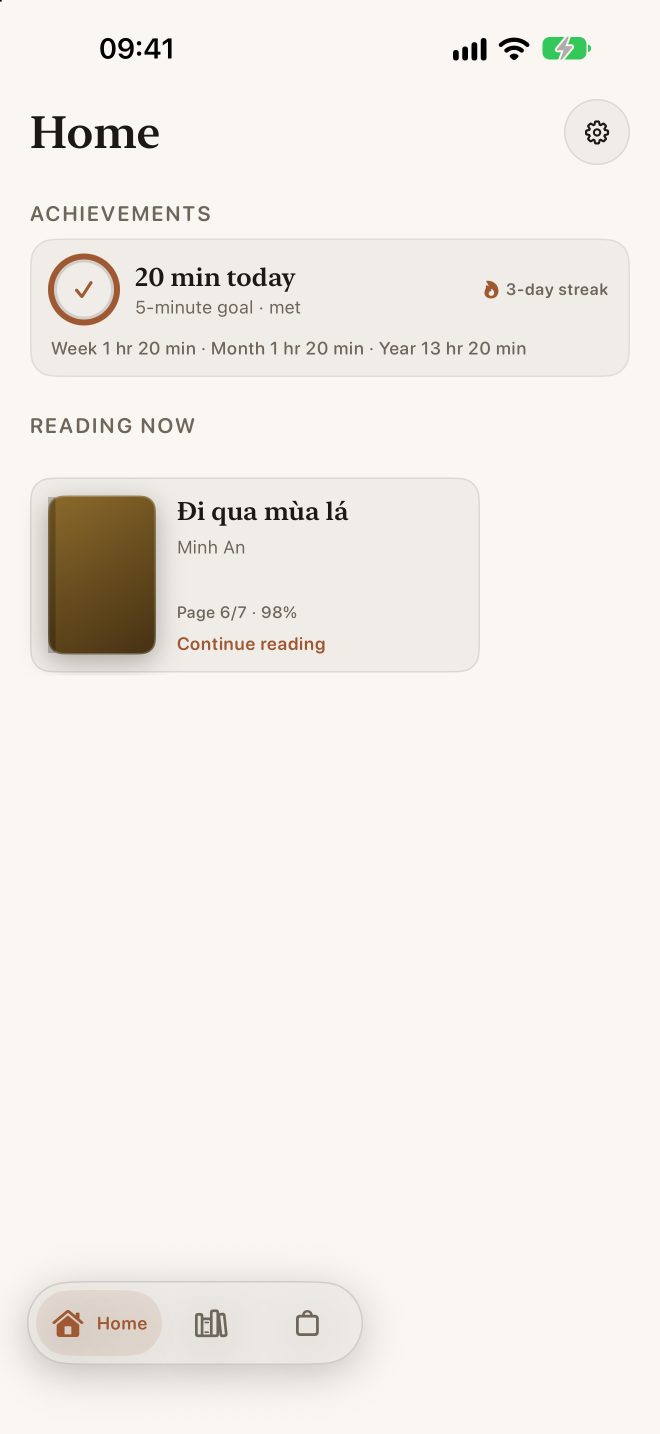
#> input picture stores/app-store/raw/en-1-home.png, 1320 x 2868 px, given in place of vi-1-home.png, which was not available (shown at 1/2 size)
$ python creative.py
#> lines starting #> are read from the running program, lines starting #| are printed output that depends on the picture; after the words box and inside, x2 and y2 are one past the last pixel; in counts of white or black regions, pixels touching at a corner belong together
"""App Store creative assets (iOS 27+, optional): product page Header 21:9 and Search Results 3:2.
Paper background, one short phrase, real app screens from raw/. No logo, price or URL (Apple's rules).
Run from stores/app-store:  uv run --with pillow python3 creative.py   → creative/{vi,en}-{header,search}.png
"""
from pathlib import Path
from PIL import Image, ImageDraw, ImageFont

ROOT = Path(__file__).parent
PAPER, INK, MUTED = (251, 247, 238), (42, 36, 29), (110, 100, 89)
SERIF = "/System/Library/Fonts/Supplemental/Georgia Bold.ttf"
PHRASE = {"vi": "Đọc, nghe và ghi chú sách", "en": "Read, listen and take notes"}
# (canvas, phrase size, phrase top, phone width, phones top, screens)
LAYOUT = {
    "header": ((3840, 1646), 120, 150, 560, 470, ["1-home", "3-reader", "4-listen", "7-search"]),
    "search": ((3840, 2560), 150, 200, 900, 560, ["3-reader", "4-listen", "7-search"]),
}


def phone(shot: Image.Image, width: int) -> Image.Image:
    """The screen in a rounded ink frame, like the screenshot set."""
    border, radius = round(width * 0.012), round(width * 0.075)
    h = round(width * shot.height / shot.width)
    screen = shot.resize((width, h), Image.LANCZOS)
    frame = Image.new("RGB", (width + 2 * border, h + 2 * border), PAPER)
    d = ImageDraw.Draw(frame)
    d.rounded_rectangle((0, 0, frame.width - 1, frame.height - 1), radius + border, fill=INK)
    mask = Image.new("L", screen.size, 0)
    ImageDraw.Draw(mask).rounded_rectangle((0, 0, width - 1, h - 1), radius, fill=255)
    frame.paste(screen, (border, border), mask)
    outer = Image.new("L", frame.size, 0)
    ImageDraw.Draw(outer).rounded_rectangle((0, 0, frame.width - 1, frame.height - 1), radius + border, fill=255)
    return frame, outer


def render(lang: str, kind: str) -> Path:
#> called with lang = 'vi', kind = 'header'
    (w, h), size, top, pw, ptop, screens = LAYOUT[kind]
    canvas = Image.new("RGB", (w, h), PAPER)
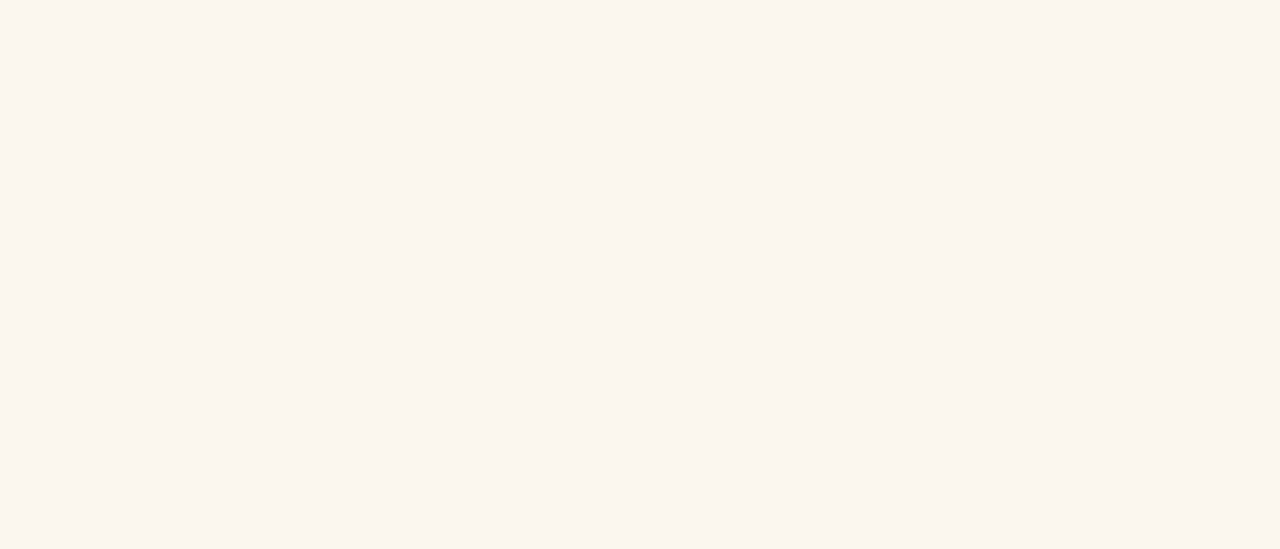
#> canvas: PIL image 3840x1646 RGB (shown at 1/3 size); mean R, G, B 251, 247, 238
    d = ImageDraw.Draw(canvas)
    font = ImageFont.truetype(SERIF, size)
    text = PHRASE[lang]
    tw = d.textlength(text, font=font)
#> tw = 1589.7
    d.text(((w - tw) / 2, top), text, font=font, fill=INK)

    gap = round(pw * 0.14)
    frames = [phone(Image.open(ROOT / f"raw/{lang}-{s}.png").convert("RGB"), pw) for s in screens]
#> in phone, `border, radius = round(width * 0.012), round(width * 0.075)`: border = 7; radius = 42
#> in phone, `mask = Image.new("L", screen.size, 0)`: mask: PIL image 560x1217 L; every value is 0
#> in phone, `ImageDraw.Draw(mask).rounded_rectangle((0, 0, width - 1, h - 1), radiu..`:
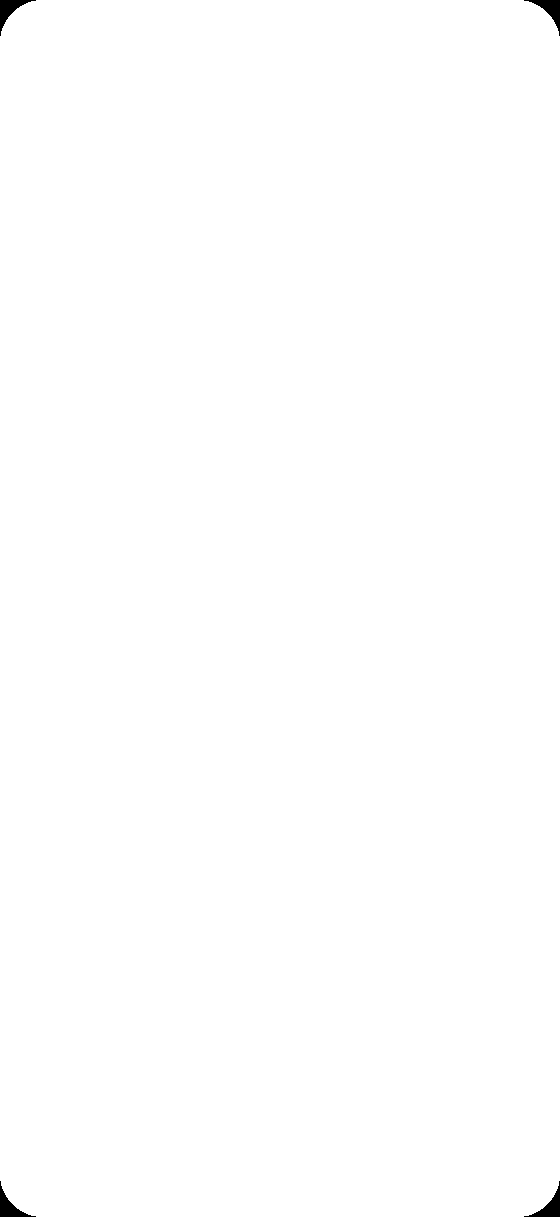
#> mask: PIL image 560x1217 L; 99.8% white; 4 black regions, box (x1, y1, x2, y2) and area: (0, 0, 36, 36) 393, (524, 0, 560, 36) 393, (0, 1181, 36, 1217) 393, (524, 1181, 560, 1217) 393
#> in phone, `outer = Image.new("L", frame.size, 0)`: outer: PIL image 574x1231 L; every value is 0
#> in phone, `ImageDraw.Draw(outer).rounded_rectangle((0, 0, frame.width - 1, frame...`: outer: PIL image 574x1231 L; 99.7% white; 4 black regions, box (x1, y1, x2, y2) and area: (0, 0, 43, 43) 529, (531, 0, 574, 43) 529, (0, 1188, 43, 1231) 529, (531, 1188, 574, 1231) 529
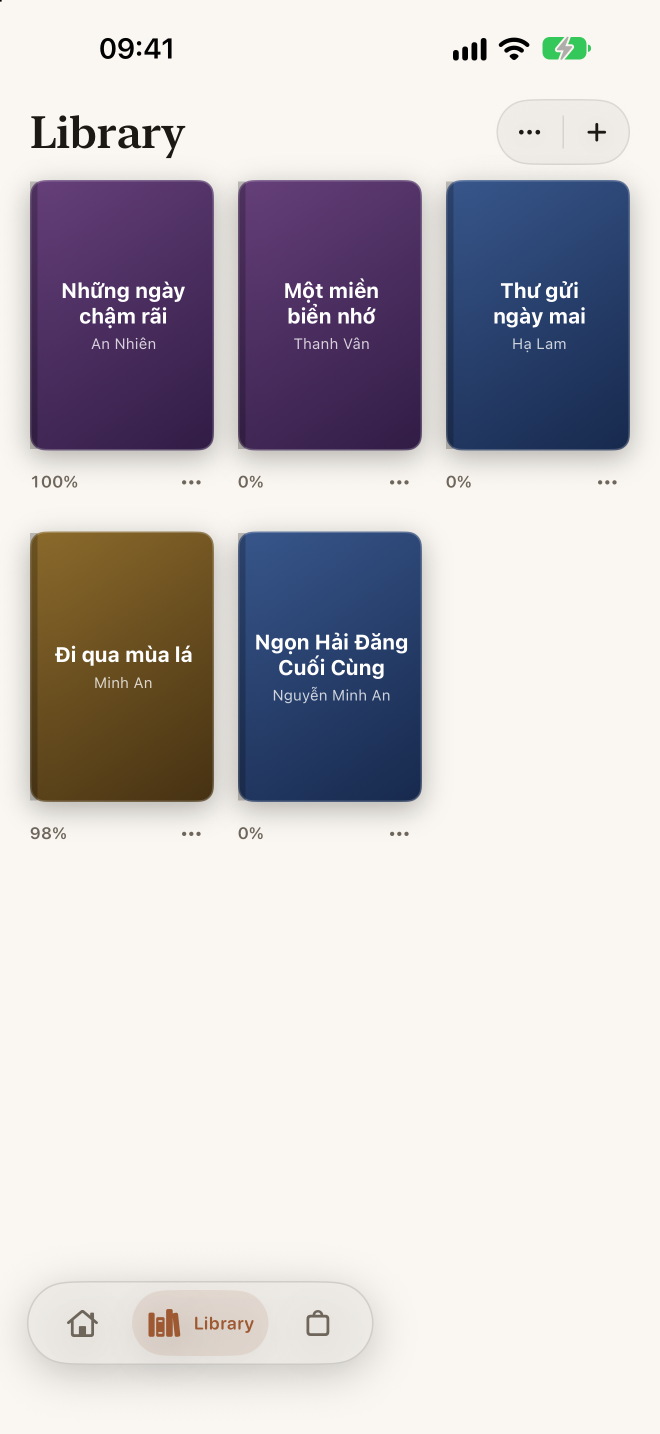
#> input picture stores/app-store/raw/en-2-library.png, 1320 x 2868 px, given in place of vi-3-reader.png, which was not available (shown at 1/2 size)
#> call 2 of phone, with width = 560
#> in phone (call 2), `screen = shot.resize((width, h), Image.LANCZOS)`:
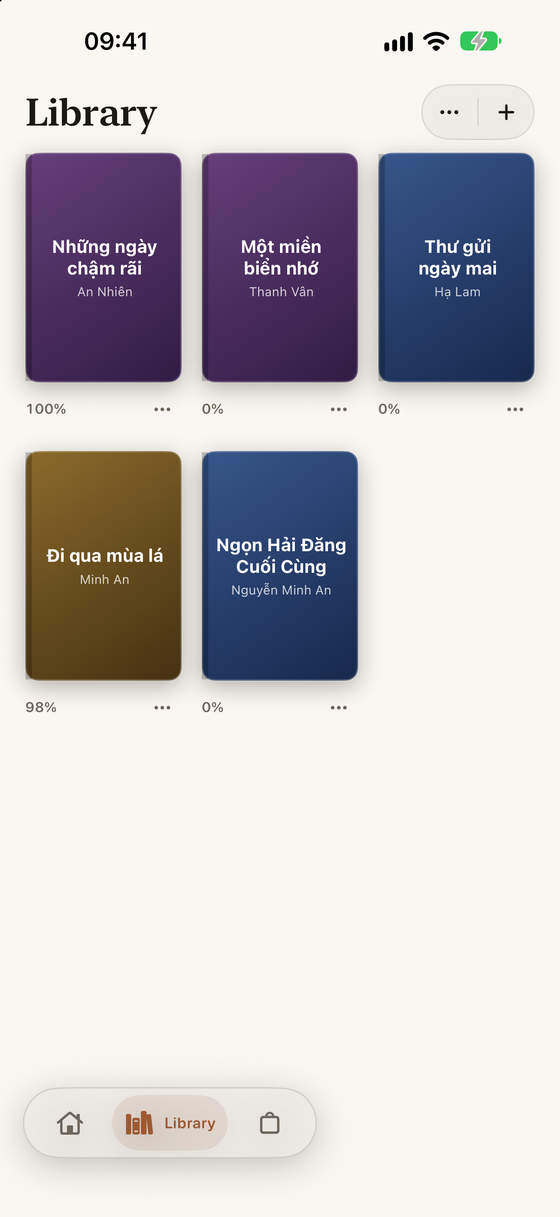
#> screen: PIL image 560x1217 RGB; mean R, G, B 199.1, 195.1, 198.4
#> in phone (call 2), `frame.paste(screen, (border, border), mask)`:
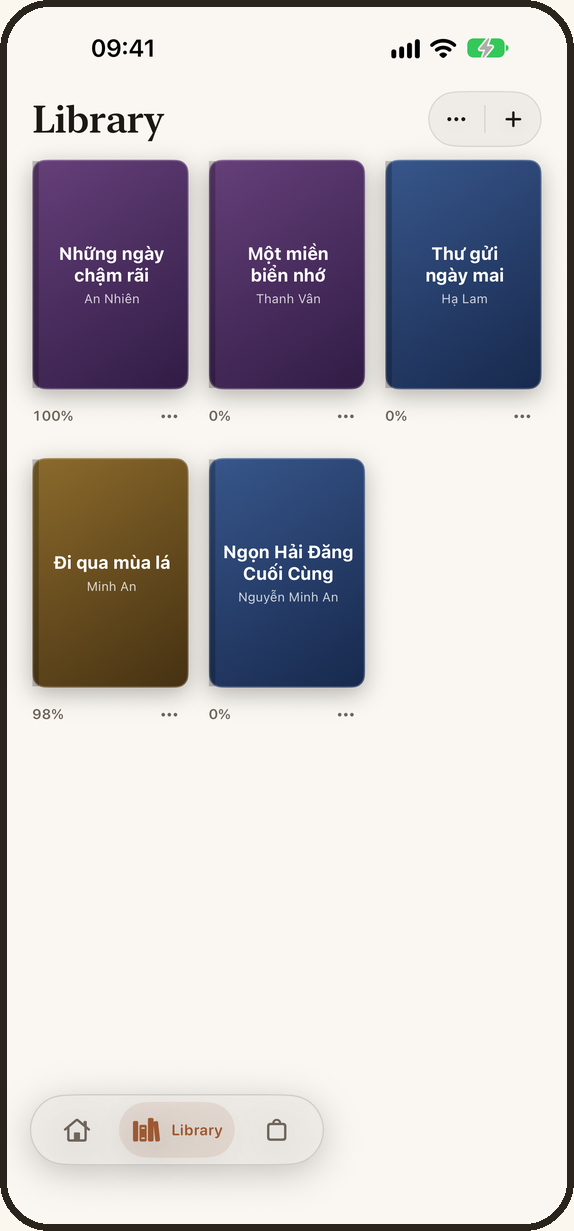
#> frame: PIL image 574x1231 RGB; mean R, G, B 193.7, 189.6, 192.5
    total = sum(f.width for f, _ in frames) + gap * (len(frames) - 1)
    x = (w - total) // 2  # centred: Apple crops the sides on narrow screens
    for frame, mask in frames:
        canvas.paste(frame, (x, ptop), mask)  # phones run off the bottom edge on purpose
        x += frame.width + gap

    out = ROOT / f"creative/{lang}-{kind}.png"
    out.parent.mkdir(exist_ok=True)
    canvas.save(out)
    return out


if __name__ == "__main__":
    for lang in ("vi", "en"):
        for kind in LAYOUT:
#> (the run stopped early here; a loop or call above may not have finished)
